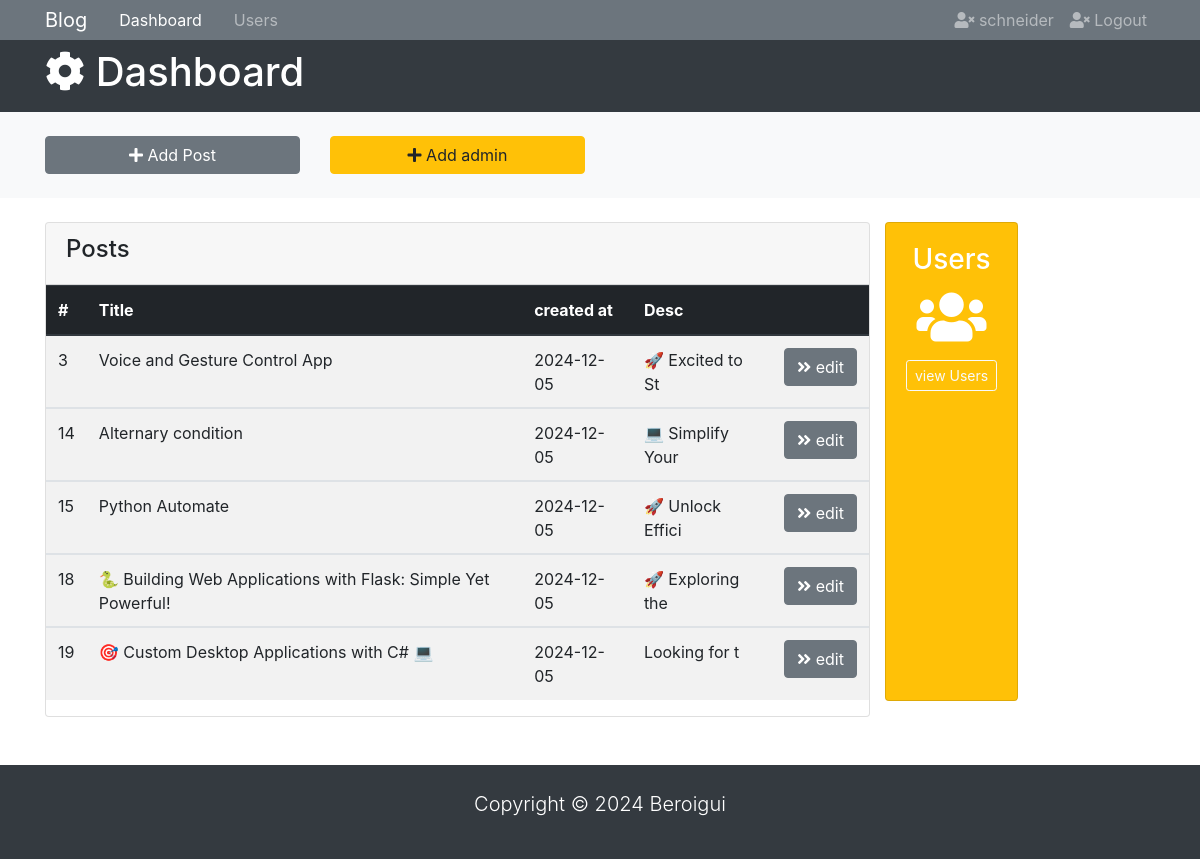
The page /dashboard (signed in) on the database its author committed.
### tables this page shows
CREATE TABLE users(
        email text PRIMARY KEY,
        password text NOT NULL CHECK(LENGTH(password)>8),
        name text not null
    );

CREATE TABLE "blogs" (
	"id"	INTEGER,
	"Author"	text NOT NULL,
	"publihed_at"	TIMESTAMP NOT NULL,
	"content"	TEXT NOT NULL CHECK(LENGTH("content") > 100),
	"image"	text,
	"is_pinned"	boolean DEFAULT false,
	"title"	text NOT NULL UNIQUE,
	PRIMARY KEY("id" AUTOINCREMENT)
);

### app.py (the view)
@app.route('/dashboard')
@login_required
def dashboard():
    msg=""
    error=""
    if request.args:
        msg=request.args.get['msg']
        error = request.args.get['error']
    conn = sqlite3.connect('mydatabase.db')
    c = conn.cursor()
    c.execute("SELECT * FROM blogs")
    blogs = c.fetchall()
    if current_user.is_authenticated:
        if error or msg:
            return render_template('admin-index.html', blogs=blogs, msg=msg, error=error)
        else:
            return render_template('admin-index.html', blogs=blogs)

### app.py (called while the page is built)
@login_manager.user_loader
def load_user(email):
    conn = sqlite3.connect('mydatabase.db')
    c = conn.cursor()
    c.execute("SELECT * FROM users WHERE email=?", (email,))
    user = c.fetchone()
    if user:
        return User(user[0], user[1], user[2])
    return None

### templates/admin-index.html (shortened to what this page needs)
<!DOCTYPE html>
<html lang="Eng-Eng">
<head>
  <link
    rel="stylesheet"
    href="https://use.fontawesome.com/releases/v5.0.13/css/all.css"
  />
  <link rel="stylesheet" href="https://maxcdn.bootstrapcdn.com/bootstrap/4.0.0/css/bootstrap.min.css">
</head>
<body>
  <nav class="navbar navbar-expand-sm navbar-dark bg-secondary p-0">
    <div class="container">
      <a href="{{url_for('admin')}}" class="navbar-brand">Blog</a>
      <div id="navbarCollapse" class="collapse navbar-collapse">
        <ul class="navbar-nav">
          <li class="nav-item px-2">
            <a href="{{url_for('admin')}}" class="nav-link active">Dashboard</a>
          </li>
          <li class="nav-item px-2">
            <a href="users.html" class="nav-link">Users</a>
          </li>
        </ul>
        <ul class="navbar-nav ml-auto">
          <li class="nav-item">
            <a href="" class="nav-link">
              <i class="fas fa-user-times"></i> {{ current_user.author }}
            </a>
          </li>
          <li class="nav-item">
            <a href="{{ url_for('logout')}}" class="nav-link">
              <i class="fas fa-user-times"></i> Logout
            </a>
          </li>
        </ul>
      </div>
    </div>
  </nav>
  <header id="main-header" class="text-white bg-dark py-2" style="background-color: black;">
    <div class="container">
      <div class="row">
        <div class="col-md-6">
          <h1><i class="fas fa-cog"></i> Dashboard</h1>
        </div>
      </div>
    </div>
  </header>
  <section id="actions" class="bg-light mb-4 py-4">
    <div class="container">
      <div class="row">
        <div class="col-md-3">
          <a
            href="#"
            class="btn btn-block btn-secondary"
            data-toggle="modal"
            data-target="#addPostModal">
            <i class="fas fa-plus"></i> Add Post
          </a>
        </div>
        <div class="col-md-3">
          <a
            href="#"
            class="btn btn-block btn-warning"
            data-toggle="modal"
            data-target="#addUserModal">
            <i class="fas fa-plus"></i> Add admin
          </a>
        </div>
      </div>
    </div>
  </section>
  <main id="posts">
    <div class="container">
      <div class="row">
        <div class="col-md-9">
          <div class="card">
            <div class="card-header">
              <h4>Posts</h4>
            </div>
            <table class="table table-striped">
              <thead class="thead-dark">
                <tr>
                  <th>#</th>
                  <th>Title</th>
                  <th>created at</th>
                  <th>Desc</th>
                  <th></th>
                </tr>
              </thead>
              {%for blog in blogs%}
              <tbody>
                <tr>
                  <td>{{ blog[0] }}</td>
                  <td>{{ blog[6]}}</td>
                  <td>{{blog[2]}}</td>
                  <td>{{blog[3][0:15]}}</td>
                  <td>
                    <a href="{{url_for('edit', id= blog[0]) }}" class="btn btn-secondary">
                      <i class="fas fa-angle-double-right"></i> edit
                    </a>
                  </td>
                </tr>
              </tbody>
              {%endfor%}
            </table>
          </div>
        </div>
          <div class="card text-center text-white bg-warning mb-3">
            <div class="card-body">
              <h3>Users</h3>
              <h4 class="display-4">
                <i class="fas fa-users"></i>
              </h4>
              <a href="{{url_for('users')}}" class="btn btn-sm btn-outline-light">view Users</a>
            </div>
          </div>
        </div>
      </div>
  </main>
  <footer id="main-footer" class="text-white bg-dark mt-5 py-4">
    <div class="container">
      <div class="row">
        <div class="col">
          <p class="lead text-center">
            Copyright &copy; <span id="year"></span> Beroigui
          </p>
        </div>
      </div>
    </div>
  </footer>
</body>
</html>

### rows shown on the page
users: author "schneider"
blogs: id "3", title "Voice and Gesture Control App", publihed_at "2024-12-05", content "🚀 Excited to St"
blogs: id "14", title "Alternary condition", publihed_at "2024-12-05", content "💻 Simplify Your"
blogs: id "15", title "Python Automate", publihed_at "2024-12-05", content "🚀 Unlock Effici"
blogs: id "18", title "🐍 Building Web Applications with Flask: Simple Yet Powerful!", publihed_at "2024-12-05", content "🚀 Exploring the"
blogs: id "19", title "🎯 Custom Desktop Applications with C# 💻", publihed_at "2024-12-05", content "Looking for t"
